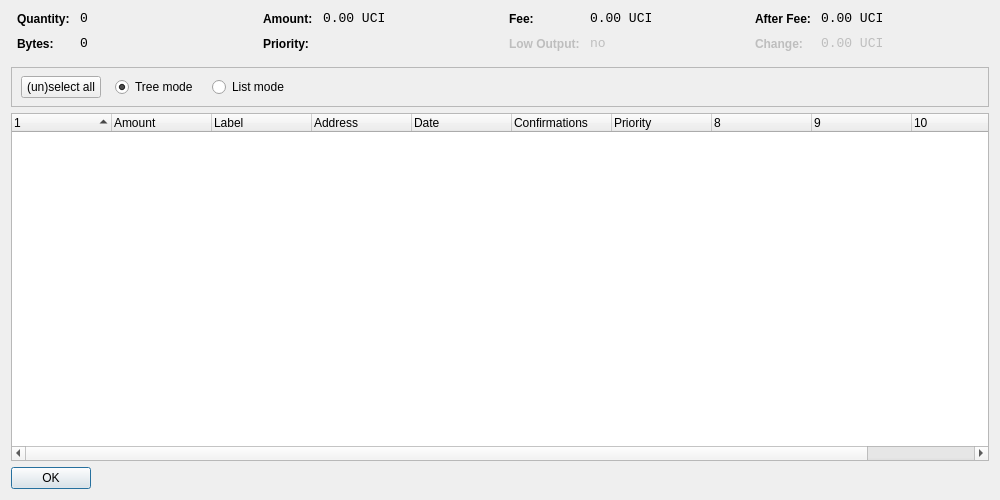
<?xml version="1.0" encoding="UTF-8"?>
<ui version="4.0">
 <class>CoinControlDialog</class>
 <widget class="QDialog" name="CoinControlDialog">
  <property name="geometry">
   <rect>
    <x>0</x>
    <y>0</y>
    <width>1000</width>
    <height>500</height>
   </rect>
  </property>
  <property name="windowTitle">
   <string>Coin Control</string>
  </property>
  <layout class="QVBoxLayout" name="verticalLayout">
   <item>
    <layout class="QHBoxLayout" name="horizontalLayoutTop" stretch="0,0,0,0">
     <property name="topMargin">
      <number>0</number>
     </property>
     <property name="bottomMargin">
      <number>10</number>
     </property>
     <item>
      <layout class="QFormLayout" name="formLayoutCoinControl1">
       <property name="horizontalSpacing">
        <number>10</number>
       </property>
       <property name="verticalSpacing">
        <number>10</number>
       </property>
       <property name="leftMargin">
        <number>6</number>
       </property>
       <property name="rightMargin">
        <number>6</number>
       </property>
       <item row="0" column="0">
        <widget class="QLabel" name="labelCoinControlQuantityText">
         <property name="styleSheet">
          <string notr="true">font-weight:bold;</string>
         </property>
         <property name="text">
          <string>Quantity:</string>
         </property>
        </widget>
       </item>
       <item row="0" column="1">
        <widget class="QLabel" name="labelCoinControlQuantity">
         <property name="font">
          <font>
           <family>Monospace</family>
           <pointsize>10</pointsize>
          </font>
         </property>
         <property name="cursor">
          <cursorShape>IBeamCursor</cursorShape>
         </property>
         <property name="contextMenuPolicy">
          <enum>Qt::ActionsContextMenu</enum>
         </property>
         <property name="text">
          <string notr="true">0</string>
         </property>
         <property name="textInteractionFlags">
          <set>Qt::LinksAccessibleByMouse|Qt::TextSelectableByKeyboard|Qt::TextSelectableByMouse</set>
         </property>
        </widget>
       </item>
       <item row="1" column="0">
        <widget class="QLabel" name="labelCoinControlBytesText">
         <property name="styleSheet">
          <string notr="true">font-weight:bold;</string>
         </property>
         <property name="text">
          <string>Bytes:</string>
         </property>
        </widget>
       </item>
       <item row="1" column="1">
        <widget class="QLabel" name="labelCoinControlBytes">
         <property name="font">
          <font>
           <family>Monospace</family>
           <pointsize>10</pointsize>
          </font>
         </property>
         <property name="cursor">
          <cursorShape>IBeamCursor</cursorShape>
         </property>
         <property name="contextMenuPolicy">
          <enum>Qt::ActionsContextMenu</enum>
         </property>
         <property name="text">
          <string notr="true">0</string>
         </property>
         <property name="textInteractionFlags">
          <set>Qt::LinksAccessibleByMouse|Qt::TextSelectableByKeyboard|Qt::TextSelectableByMouse</set>
         </property>
        </widget>
       </item>
      </layout>
     </item>
     <item>
      <layout class="QFormLayout" name="formLayoutCoinControl2">
       <property name="horizontalSpacing">
        <number>10</number>
       </property>
       <property name="verticalSpacing">
        <number>10</number>
       </property>
       <property name="leftMargin">
        <number>6</number>
       </property>
       <property name="rightMargin">
        <number>6</number>
       </property>
       <item row="0" column="0">
        <widget class="QLabel" name="labelCoinControlAmountText">
         <property name="styleSheet">
          <string notr="true">font-weight:bold;</string>
         </property>
         <property name="text">
          <string>Amount:</string>
         </property>
        </widget>
       </item>
       <item row="0" column="1">
        <widget class="QLabel" name="labelCoinControlAmount">
         <property name="font">
          <font>
           <family>Monospace</family>
           <pointsize>10</pointsize>
          </font>
         </property>
         <property name="cursor">
          <cursorShape>IBeamCursor</cursorShape>
         </property>
         <property name="contextMenuPolicy">
          <enum>Qt::ActionsContextMenu</enum>
         </property>
         <property name="text">
          <string notr="true">0.00 UCI</string>
         </property>
         <property name="textInteractionFlags">
          <set>Qt::LinksAccessibleByMouse|Qt::TextSelectableByKeyboard|Qt::TextSelectableByMouse</set>
         </property>
        </widget>
       </item>
       <item row="1" column="0">
        <widget class="QLabel" name="labelCoinControlPriorityText">
         <property name="styleSheet">
          <string notr="true">font-weight:bold;</string>
         </property>
         <property name="text">
          <string>Priority:</string>
         </property>
        </widget>
       </item>
       <item row="1" column="1">
        <widget class="QLabel" name="labelCoinControlPriority">
         <property name="font">
          <font>
           <family>Monospace</family>
           <pointsize>10</pointsize>
          </font>
         </property>
         <property name="cursor">
          <cursorShape>IBeamCursor</cursorShape>
         </property>
         <property name="contextMenuPolicy">
          <enum>Qt::ActionsContextMenu</enum>
         </property>
         <property name="text">
          <string/>
         </property>
         <property name="textInteractionFlags">
          <set>Qt::LinksAccessibleByMouse|Qt::TextSelectableByKeyboard|Qt::TextSelectableByMouse</set>
         </property>
        </widget>
       </item>
      </layout>
     </item>
     <item>
      <layout class="QFormLayout" name="formLayoutCoinControl3">
       <property name="horizontalSpacing">
        <number>10</number>
       </property>
       <property name="verticalSpacing">
        <number>10</number>
       </property>
       <property name="leftMargin">
        <number>6</number>
       </property>
       <property name="rightMargin">
        <number>6</number>
       </property>
       <item row="0" column="0">
        <widget class="QLabel" name="labelCoinControlFeeText">
         <property name="styleSheet">
          <string notr="true">font-weight:bold;</string>
         </property>
         <property name="text">
          <string>Fee:</string>
         </property>
        </widget>
       </item>
       <item row="0" column="1">
        <widget class="QLabel" name="labelCoinControlFee">
         <property name="font">
          <font>
           <family>Monospace</family>
           <pointsize>10</pointsize>
          </font>
         </property>
         <property name="cursor">
          <cursorShape>IBeamCursor</cursorShape>
         </property>
         <property name="contextMenuPolicy">
          <enum>Qt::ActionsContextMenu</enum>
         </property>
         <property name="text">
          <string notr="true">0.00 UCI</string>
         </property>
         <property name="textInteractionFlags">
          <set>Qt::LinksAccessibleByMouse|Qt::TextSelectableByKeyboard|Qt::TextSelectableByMouse</set>
         </property>
        </widget>
       </item>
       <item row="1" column="0">
        <widget class="QLabel" name="labelCoinControlLowOutputText">
         <property name="enabled">
          <bool>false</bool>
         </property>
         <property name="styleSheet">
          <string notr="true">font-weight:bold;</string>
         </property>
         <property name="text">
          <string>Low Output:</string>
         </property>
        </widget>
       </item>
       <item row="1" column="1">
        <widget class="QLabel" name="labelCoinControlLowOutput">
         <property name="enabled">
          <bool>false</bool>
         </property>
         <property name="font">
          <font>
           <family>Monospace</family>
           <pointsize>10</pointsize>
          </font>
         </property>
         <property name="cursor">
          <cursorShape>IBeamCursor</cursorShape>
         </property>
         <property name="contextMenuPolicy">
          <enum>Qt::ActionsContextMenu</enum>
         </property>
         <property name="text">
          <string notr="true">no</string>
         </property>
         <property name="textInteractionFlags">
          <set>Qt::LinksAccessibleByMouse|Qt::TextSelectableByKeyboard|Qt::TextSelectableByMouse</set>
         </property>
        </widget>
       </item>
      </layout>
     </item>
     <item>
      <layout class="QFormLayout" name="formLayoutCoinControl4">
       <property name="horizontalSpacing">
        <number>10</number>
       </property>
       <property name="verticalSpacing">
        <number>10</number>
       </property>
       <property name="leftMargin">
        <number>6</number>
       </property>
       <property name="rightMargin">
        <number>6</number>
       </property>
       <item row="0" column="0">
        <widget class="QLabel" name="labelCoinControlAfterFeeText">
         <property name="styleSheet">
          <string notr="true">font-weight:bold;</string>
         </property>
         <property name="text">
          <string>After Fee:</string>
         </property>
        </widget>
       </item>
       <item row="0" column="1">
        <widget class="QLabel" name="labelCoinControlAfterFee">
         <property name="font">
          <font>
           <family>Monospace</family>
           <pointsize>10</pointsize>
          </font>
         </property>
         <property name="cursor">
          <cursorShape>IBeamCursor</cursorShape>
         </property>
         <property name="contextMenuPolicy">
          <enum>Qt::ActionsContextMenu</enum>
         </property>
         <property name="text">
          <string notr="true">0.00 UCI</string>
         </property>
         <property name="textInteractionFlags">
          <set>Qt::LinksAccessibleByMouse|Qt::TextSelectableByKeyboard|Qt::TextSelectableByMouse</set>
         </property>
        </widget>
       </item>
       <item row="1" column="0">
        <widget class="QLabel" name="labelCoinControlChangeText">
         <property name="enabled">
          <bool>false</bool>
         </property>
         <property name="styleSheet">
          <string notr="true">font-weight:bold;</string>
         </property>
         <property name="text">
          <string>Change:</string>
         </property>
        </widget>
       </item>
       <item row="1" column="1">
        <widget class="QLabel" name="labelCoinControlChange">
         <property name="enabled">
          <bool>false</bool>
         </property>
         <property name="font">
          <font>
           <family>Monospace</family>
           <pointsize>10</pointsize>
          </font>
         </property>
         <property name="cursor">
          <cursorShape>IBeamCursor</cursorShape>
         </property>
         <property name="contextMenuPolicy">
          <enum>Qt::ActionsContextMenu</enum>
         </property>
         <property name="text">
          <string notr="true">0.00 UCI</string>
         </property>
         <property name="textInteractionFlags">
          <set>Qt::LinksAccessibleByMouse|Qt::TextSelectableByKeyboard|Qt::TextSelectableByMouse</set>
         </property>
        </widget>
       </item>
      </layout>
     </item>
    </layout>
   </item>
   <item>
    <widget class="QFrame" name="frame">
     <property name="minimumSize">
      <size>
       <width>0</width>
       <height>40</height>
      </size>
     </property>
     <property name="frameShape">
      <enum>QFrame::StyledPanel</enum>
     </property>
     <property name="frameShadow">
      <enum>QFrame::Sunken</enum>
     </property>
     <widget class="QWidget" name="horizontalLayoutWidget">
      <property name="geometry">
       <rect>
        <x>10</x>
        <y>0</y>
        <width>781</width>
        <height>41</height>
       </rect>
      </property>
      <layout class="QHBoxLayout" name="horizontalLayoutPanel" stretch="0,0,0,0,0">
       <property name="spacing">
        <number>14</number>
       </property>
       <item>
        <widget class="QPushButton" name="pushButtonSelectAll">
         <property name="sizePolicy">
          <sizepolicy hsizetype="Maximum" vsizetype="Fixed">
           <horstretch>0</horstretch>
           <verstretch>0</verstretch>
          </sizepolicy>
         </property>
         <property name="text">
          <string>(un)select all</string>
         </property>
        </widget>
       </item>
       <item>
        <widget class="QRadioButton" name="radioTreeMode">
         <property name="sizePolicy">
          <sizepolicy hsizetype="Maximum" vsizetype="Fixed">
           <horstretch>0</horstretch>
           <verstretch>0</verstretch>
          </sizepolicy>
         </property>
         <property name="text">
          <string>Tree mode</string>
         </property>
         <property name="checked">
          <bool>true</bool>
         </property>
        </widget>
       </item>
       <item>
        <widget class="QRadioButton" name="radioListMode">
         <property name="sizePolicy">
          <sizepolicy hsizetype="Maximum" vsizetype="Fixed">
           <horstretch>0</horstretch>
           <verstretch>0</verstretch>
          </sizepolicy>
         </property>
         <property name="text">
          <string>List mode</string>
         </property>
        </widget>
       </item>
       <item>
        <spacer name="horizontalSpacer">
         <property name="orientation">
          <enum>Qt::Horizontal</enum>
         </property>
         <property name="sizeHint" stdset="0">
          <size>
           <width>40</width>
           <height>20</height>
          </size>
         </property>
        </spacer>
       </item>
      </layout>
     </widget>
    </widget>
   </item>
   <item>
    <widget class="CoinControlTreeWidget" name="treeWidget">
     <property name="contextMenuPolicy">
      <enum>Qt::CustomContextMenu</enum>
     </property>
     <property name="sortingEnabled">
      <bool>false</bool>
     </property>
     <property name="columnCount">
      <number>11</number>
     </property>
     <attribute name="headerShowSortIndicator" stdset="0">
      <bool>true</bool>
     </attribute>
     <attribute name="headerStretchLastSection">
      <bool>false</bool>
     </attribute>
     <column>
      <property name="text">
       <string/>
      </property>
     </column>
     <column>
      <property name="text">
       <string>Amount</string>
      </property>
     </column>
     <column>
      <property name="text">
       <string>Label</string>
      </property>
     </column>
     <column>
      <property name="text">
       <string>Address</string>
      </property>
     </column>
     <column>
      <property name="text">
       <string>Date</string>
      </property>
     </column>
     <column>
      <property name="text">
       <string>Confirmations</string>
      </property>
      <property name="toolTip">
       <string>Confirmed</string>
      </property>
     </column>
     <column>
      <property name="text">
       <string>Priority</string>
      </property>
     </column>
     <column>
      <property name="text">
       <string/>
      </property>
     </column>
     <column>
      <property name="text">
       <string/>
      </property>
     </column>
     <column>
      <property name="text">
       <string/>
      </property>
     </column>
     <column>
      <property name="text">
       <string/>
      </property>
     </column>
    </widget>
   </item>
   <item>
    <widget class="QDialogButtonBox" name="buttonBox">
     <property name="sizePolicy">
      <sizepolicy hsizetype="Maximum" vsizetype="Fixed">
       <horstretch>0</horstretch>
       <verstretch>0</verstretch>
      </sizepolicy>
     </property>
     <property name="orientation">
      <enum>Qt::Horizontal</enum>
     </property>
     <property name="standardButtons">
      <set>QDialogButtonBox::Ok</set>
     </property>
    </widget>
   </item>
  </layout>
 </widget>
 <customwidgets>
  <customwidget>
   <class>CoinControlTreeWidget</class>
   <extends>QTreeWidget</extends>
   <header>coincontroltreewidget.h</header>
  </customwidget>
 </customwidgets>
 <resources/>
 <connections/>
</ui>
